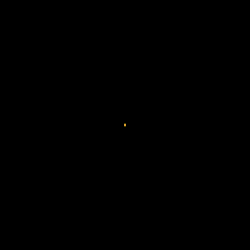
Frame 1 (no input)
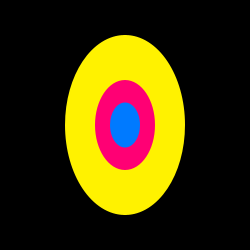
Frame 60 (the mouse pressed at the canvas centre just before this capture)
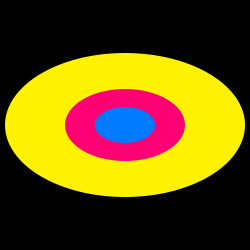
Frame 120 (the mouse held since frame 60 and released just before this capture)

The Processing sketch that drew these frames (run headless with seeded random() and noise(); from frame 60 on, the mouse is pressed at the canvas centre):

// Processing sketch: processing_54403
// ── processing_54403.pde

/* Done by Keya Vadgama
YSDN
Winter 2012
*/

float x;
 float y;
  
 float xVel = 2;
 float yVel = 3;
  
void setup() {
   size(250,250);
   smooth();
   
}
 
void draw() {
  background (0);
  
  x += xVel;
  y += yVel;
   
  if (y > height || y < 0 ){
      yVel = yVel * -1;}
       
   if (x > width || x < 0 ){
      xVel = xVel * -1;}
 
 
  
   fill(255, 242, 0);
  noStroke(); 
  ellipse(125,125,x,y);
   
   fill(255, 0, 116);
  noStroke(); 
  ellipse(125,125,x/2,y/2);
  
  fill(0, 122, 255);
  noStroke(); 
  ellipse(125,125,x/4,y/4);  
   
}
                
